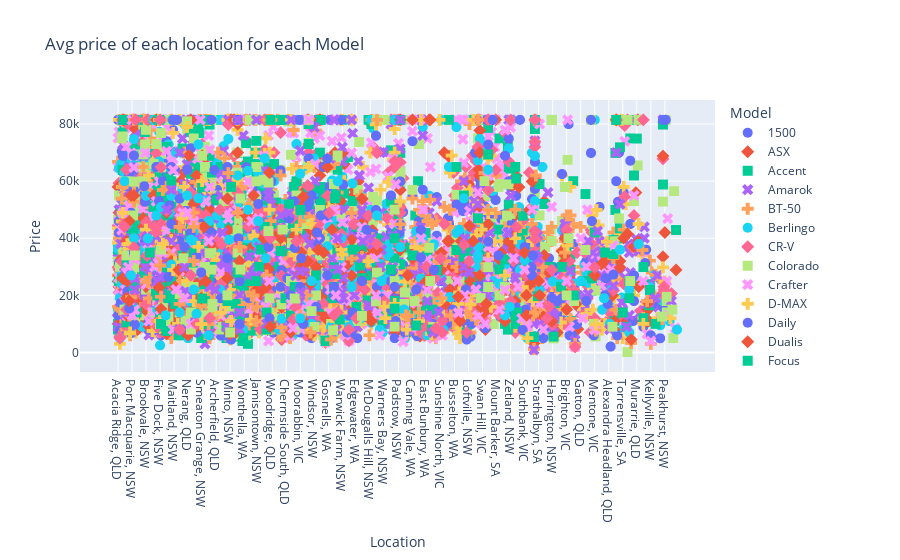

Notebook source saved alongside this figure:
### Code cell
fig = px.scatter(used_car_price_list, x='Location', y='Price', color='Model', symbol='Model',
                title=' Avg price of each location for each Model').update_traces(marker_size=10)
fig.show()
